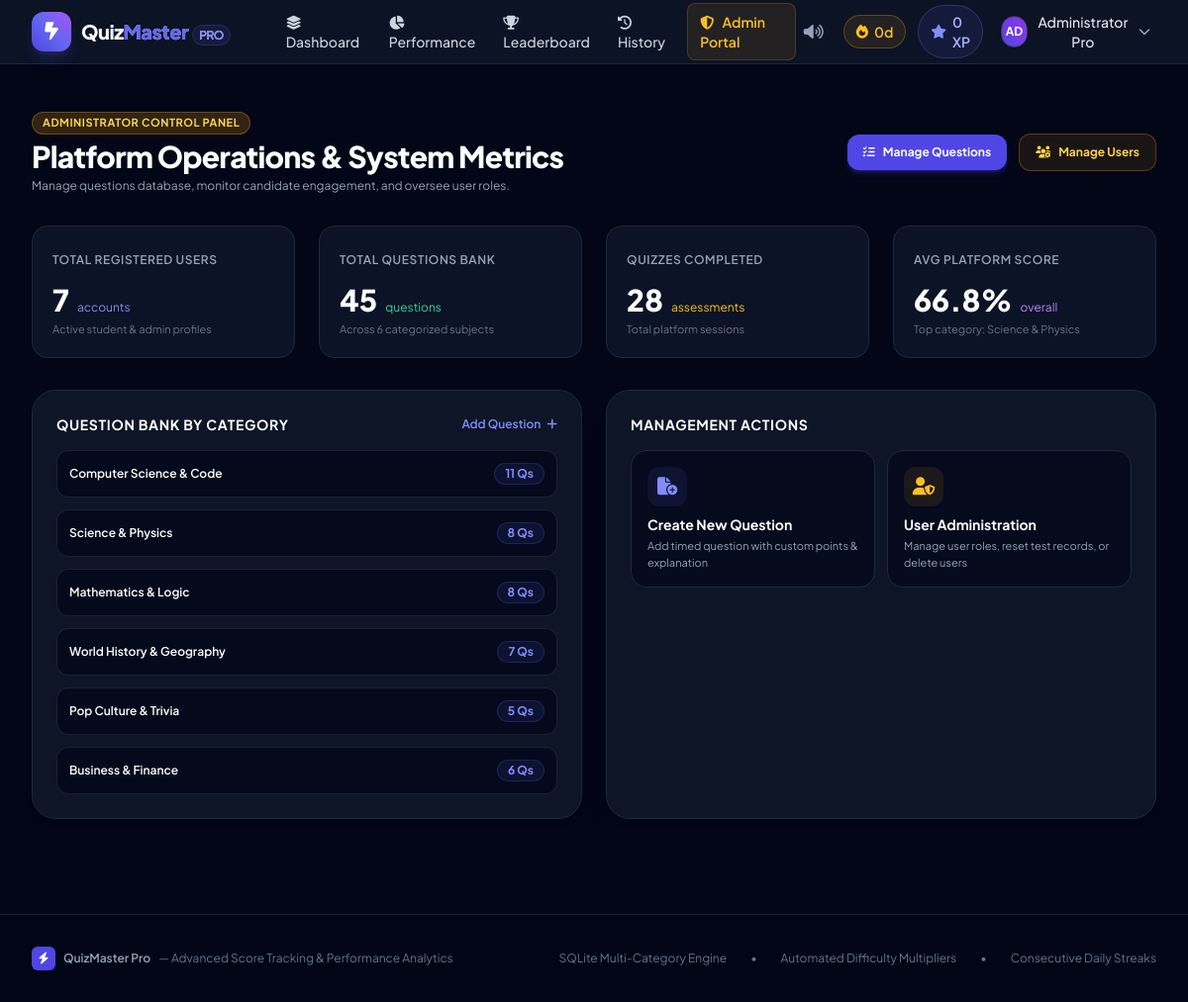
The page /admin (signed in) on the database its author committed.
### tables this page shows
CREATE TABLE users (
            id INTEGER PRIMARY KEY AUTOINCREMENT,
            username TEXT UNIQUE NOT NULL,
            email TEXT UNIQUE NOT NULL,
            password_hash TEXT NOT NULL,
            full_name TEXT NOT NULL,
            avatar TEXT DEFAULT 'avatar1.png',
            role TEXT DEFAULT 'user', -- 'user' or 'admin'
            total_score INTEGER DEFAULT 0,
            xp INTEGER DEFAULT 0,
            quizzes_taken INTEGER DEFAULT 0,
            current_streak INTEGER DEFAULT 0,
            longest_streak INTEGER DEFAULT 0,
            last_quiz_date TEXT,
            created_at TIMESTAMP DEFAULT CURRENT_TIMESTAMP
        );

CREATE TABLE categories (
            id INTEGER PRIMARY KEY AUTOINCREMENT,
            name TEXT UNIQUE NOT NULL,
            slug TEXT UNIQUE NOT NULL,
            description TEXT,
            icon TEXT DEFAULT 'folder',
            color TEXT DEFAULT 'indigo'
        );

### app.py (the view)
@app.route('/admin')
@admin_required
def admin_dashboard():
    stats = models.get_admin_dashboard_stats()
    recent_users = models.get_all_users()[:8]
    categories = models.get_categories()
    return render_template('admin_dashboard.html', stats=stats, recent_users=recent_users, categories=categories)

### templates/admin_dashboard.html (shortened to what this page needs)
{% extends "base.html" %}
{% block content %}
<div class="max-w-7xl mx-auto px-4 sm:px-6 lg:px-8 py-8 space-y-8">
    <div class="flex flex-col sm:flex-row sm:items-center justify-between gap-4">
        <div>
            <div class="flex items-center gap-2">
                <span class="px-2.5 py-0.5 rounded-full text-[11px] font-bold uppercase tracking-wider bg-amber-500/20 text-amber-300 border border-amber-500/30">
                    Administrator Control Panel
                </span>
            </div>
            <h1 class="text-2xl sm:text-3xl font-extrabold text-white tracking-tight mt-1">
                Platform Operations & System Metrics
            </h1>
            <p class="text-xs text-slate-400 mt-1">
                Manage questions database, monitor candidate engagement, and oversee user roles.
            </p>
        </div>
        <div class="flex items-center gap-3">
            <a href="{{ url_for('admin_questions') }}" class="px-4 py-2.5 rounded-xl text-xs font-bold text-white bg-indigo-600 hover:bg-indigo-500 shadow-md shadow-indigo-600/30 transition-all flex items-center gap-2">
                <i class="fa-solid fa-list-check"></i> Manage Questions
            </a>
            <a href="{{ url_for('admin_users') }}" class="px-4 py-2.5 rounded-xl text-xs font-bold text-amber-300 bg-amber-500/10 hover:bg-amber-500/20 border border-amber-500/30 transition-all flex items-center gap-2">
                <i class="fa-solid fa-users-gear"></i> Manage Users
            </a>
        </div>
    </div>
    <div class="grid grid-cols-2 lg:grid-cols-4 gap-4 sm:gap-6">
        <div class="p-5 rounded-2xl bg-slate-900/80 border border-slate-800">
            <span class="text-xs font-semibold uppercase tracking-wider text-slate-400">Total Registered Users</span>
            <div class="mt-3 flex items-baseline gap-2">
                <span class="text-3xl font-extrabold text-white">{{ stats.total_users }}</span>
                <span class="text-xs text-indigo-400">accounts</span>
            </div>
            <p class="text-[11px] text-slate-500 mt-1">Active student & admin profiles</p>
        </div>
        <div class="p-5 rounded-2xl bg-slate-900/80 border border-slate-800">
            <span class="text-xs font-semibold uppercase tracking-wider text-slate-400">Total Questions Bank</span>
            <div class="mt-3 flex items-baseline gap-2">
                <span class="text-3xl font-extrabold text-white">{{ stats.total_questions }}</span>
                <span class="text-xs text-emerald-400">questions</span>
            </div>
            <p class="text-[11px] text-slate-500 mt-1">Across 6 categorized subjects</p>
        </div>
        <div class="p-5 rounded-2xl bg-slate-900/80 border border-slate-800">
            <span class="text-xs font-semibold uppercase tracking-wider text-slate-400">Quizzes Completed</span>
            <div class="mt-3 flex items-baseline gap-2">
                <span class="text-3xl font-extrabold text-white">{{ stats.total_quizzes }}</span>
                <span class="text-xs text-amber-400">assessments</span>
            </div>
            <p class="text-[11px] text-slate-500 mt-1">Total platform sessions</p>
        </div>
        <div class="p-5 rounded-2xl bg-slate-900/80 border border-slate-800">
            <span class="text-xs font-semibold uppercase tracking-wider text-slate-400">Avg Platform Score</span>
            <div class="mt-3 flex items-baseline gap-2">
                <span class="text-3xl font-extrabold text-white">{{ stats.avg_platform_score }}%</span>
                <span class="text-xs text-purple-400">overall</span>
            </div>
            <p class="text-[11px] text-slate-500 mt-1">Top category: {{ stats.most_popular_category }}</p>
        </div>
    </div>
    <div class="grid grid-cols-1 lg:grid-cols-2 gap-6">
        <div class="p-6 rounded-3xl bg-slate-900/90 border border-slate-800 shadow-xl space-y-4">
            <div class="flex items-center justify-between">
                <h3 class="text-sm font-bold text-white uppercase tracking-wider">Question Bank by Category</h3>
                <a href="{{ url_for('admin_questions') }}" class="text-xs text-indigo-400 hover:text-indigo-300 font-semibold">
                    Add Question <i class="fa-solid fa-plus ml-1"></i>
                </a>
            </div>
            <div class="space-y-3">
                {% for item in stats.questions_by_category %}
                <div class="flex items-center justify-between p-3 rounded-xl bg-slate-950/70 border border-slate-800/80">
                    <span class="text-xs font-semibold text-white">{{ item.name }}</span>
                    <span class="px-2.5 py-0.5 rounded-full text-xs font-bold bg-indigo-500/10 text-indigo-400 border border-indigo-500/20">
                        {{ item.question_count }} Qs
                    </span>
                </div>
                {% endfor %}
            </div>
        </div>
        <div class="p-6 rounded-3xl bg-slate-900/90 border border-slate-800 shadow-xl space-y-4">
            <h3 class="text-sm font-bold text-white uppercase tracking-wider">Management Actions</h3>
            <div class="grid grid-cols-1 sm:grid-cols-2 gap-3">
                <a href="{{ url_for('admin_questions') }}" class="p-4 rounded-2xl bg-slate-950/70 border border-slate-800 hover:border-indigo-500/40 hover:bg-slate-950 transition-all group">
                    <div class="w-10 h-10 rounded-xl bg-indigo-500/10 text-indigo-400 flex items-center justify-center text-lg mb-2 group-hover:scale-110 transition-transform">
                        <i class="fa-solid fa-file-circle-plus"></i>
                    </div>
                    <h4 class="text-sm font-bold text-white">Create New Question</h4>
                    <p class="text-[11px] text-slate-400 mt-1">Add timed question with custom points & explanation</p>
                </a>
                <a href="{{ url_for('admin_users') }}" class="p-4 rounded-2xl bg-slate-950/70 border border-slate-800 hover:border-amber-500/40 hover:bg-slate-950 transition-all group">
                    <div class="w-10 h-10 rounded-xl bg-amber-500/10 text-amber-400 flex items-center justify-center text-lg mb-2 group-hover:scale-110 transition-transform">
                        <i class="fa-solid fa-user-shield"></i>
                    </div>
                    <h4 class="text-sm font-bold text-white">User Administration</h4>
                    <p class="text-[11px] text-slate-400 mt-1">Manage user roles, reset test records, or delete users</p>
                </a>
            </div>
        </div>
    </div>
</div>
{% endblock %}

### templates/base.html (shortened to what this page needs)
<!DOCTYPE html>
<html lang="en" class="h-full bg-slate-900 text-slate-100">
<head>
    <script src="https://cdn.tailwindcss.com"></script>
    <link rel="stylesheet" href="https://cdnjs.cloudflare.com/ajax/libs/font-awesome/6.5.1/css/all.min.css">
    <link rel="stylesheet" href="{{ url_for('static', filename='css/custom.css') }}">
</head>
<body class="h-full flex flex-col bg-slate-950 text-slate-100 antialiased selection:bg-brand-500 selection:text-white">
    <header class="sticky top-0 z-50 backdrop-blur-md bg-slate-900/80 border-b border-slate-800 transition-all">
        <div class="max-w-7xl mx-auto px-4 sm:px-6 lg:px-8">
            <div class="flex items-center justify-between h-16">
                <div class="flex items-center gap-3">
                    <a href="{{ url_for('dashboard' if current_user else 'index') }}" class="flex items-center gap-2.5 group">
                        <div class="w-10 h-10 rounded-xl bg-gradient-to-tr from-brand-600 via-indigo-500 to-purple-500 flex items-center justify-center shadow-lg shadow-indigo-500/20 group-hover:scale-105 transition-transform">
                            <i class="fa-solid fa-bolt-lightning text-white text-lg"></i>
                        </div>
                        <span class="text-xl font-extrabold tracking-tight bg-gradient-to-r from-white via-slate-200 to-indigo-200 bg-clip-text text-transparent">
                            Quiz<span class="text-brand-500">Master</span><span class="text-xs ml-1 px-1.5 py-0.5 rounded-full bg-indigo-500/10 text-indigo-400 font-semibold border border-indigo-500/20">PRO</span>
                        </span>
                    </a>
                    {% if current_user %}
                    <nav class="hidden md:flex items-center ml-8 space-x-1">
                        <a href="{{ url_for('dashboard') }}" class="px-3 py-2 rounded-lg text-sm font-medium hover:text-white hover:bg-slate-800 transition-colors {{ 'text-brand-400 bg-slate-800/60' if request.endpoint == 'dashboard' else 'text-slate-300' }}">
                            <i class="fa-solid fa-layer-group mr-1.5"></i> Dashboard
                        </a>
                        <a href="{{ url_for('analytics') }}" class="px-3 py-2 rounded-lg text-sm font-medium hover:text-white hover:bg-slate-800 transition-colors {{ 'text-brand-400 bg-slate-800/60' if request.endpoint == 'analytics' else 'text-slate-300' }}">
                            <i class="fa-solid fa-chart-pie mr-1.5"></i> Performance
                        </a>
                        <a href="{{ url_for('leaderboard') }}" class="px-3 py-2 rounded-lg text-sm font-medium hover:text-white hover:bg-slate-800 transition-colors {{ 'text-brand-400 bg-slate-800/60' if request.endpoint == 'leaderboard' else 'text-slate-300' }}">
                            <i class="fa-solid fa-trophy mr-1.5"></i> Leaderboard
                        </a>
                        <a href="{{ url_for('history') }}" class="px-3 py-2 rounded-lg text-sm font-medium hover:text-white hover:bg-slate-800 transition-colors {{ 'text-brand-400 bg-slate-800/60' if request.endpoint == 'history' else 'text-slate-300' }}">
                            <i class="fa-solid fa-clock-rotate-left mr-1.5"></i> History
                        </a>
                        {% if current_user.role == 'admin' %}
                        <a href="{{ url_for('admin_dashboard') }}" class="px-3 py-2 rounded-lg text-sm font-semibold text-amber-400 bg-amber-500/10 hover:bg-amber-500/20 border border-amber-500/20 transition-colors">
                            <i class="fa-solid fa-shield-halved mr-1.5"></i> Admin Portal
                        </a>
                        {% endif %}
                    </nav>
                    {% endif %}
                </div>
                <div class="flex items-center gap-3">
                    <button id="soundToggleBtn" onclick="toggleSoundEffect()" class="p-2 rounded-lg text-slate-400 hover:text-white hover:bg-slate-800 transition-colors" title="Toggle Sound Effects">
                        <i id="soundIcon" class="fa-solid fa-volume-high"></i>
                    </button>
                    {% if current_user %}
                    <div class="flex items-center gap-1.5 px-3 py-1.5 rounded-full bg-amber-500/10 border border-amber-500/30 text-amber-400 font-semibold text-xs sm:text-sm" title="Daily Quiz Streak: {{ current_user.current_streak }} days">
                        <i class="fa-solid fa-fire animate-pulse text-amber-400"></i>
                        <span>{{ current_user.current_streak }}d</span>
                    </div>
                    <div class="hidden sm:flex items-center gap-1.5 px-3 py-1.5 rounded-full bg-indigo-500/10 border border-indigo-500/30 text-indigo-300 font-semibold text-xs sm:text-sm">
                        <i class="fa-solid fa-star text-indigo-400"></i>
                        <span>{{ current_user.xp }} XP</span>
                    </div>
                    <div class="relative" id="userMenuContainer">
                        <button onclick="toggleUserMenu()" class="flex items-center gap-2 p-1.5 rounded-xl hover:bg-slate-800 transition-colors">
                            <div class="w-8 h-8 rounded-full bg-gradient-to-tr from-brand-600 to-purple-600 flex items-center justify-center font-bold text-xs text-white uppercase shadow border border-slate-700">
                                {{ current_user.username[:2] }}
                            </div>
                            <span class="hidden sm:block text-sm font-medium text-slate-200">{{ current_user.full_name }}</span>
                            <i class="fa-solid fa-chevron-down text-xs text-slate-400"></i>
                        </button>
                    </div>
                    {% endif %}
                </div>
            </div>
        </div>
    </header>
    <div class="max-w-7xl mx-auto px-4 sm:px-6 lg:px-8 pt-4 w-full">
    </div>
    <main class="flex-grow w-full">
        {% block content %}{% endblock %}
    </main>
    <footer class="border-t border-slate-800/80 bg-slate-950/60 mt-16 py-8">
        <div class="max-w-7xl mx-auto px-4 sm:px-6 lg:px-8 flex flex-col sm:flex-row items-center justify-between gap-4 text-xs text-slate-500">
            <div class="flex items-center gap-2">
                <div class="w-6 h-6 rounded-md bg-brand-600 flex items-center justify-center text-white text-xs">
                    <i class="fa-solid fa-bolt"></i>
                </div>
                <span class="font-semibold text-slate-400">QuizMaster Pro</span>
                <span>— Advanced Score Tracking & Performance Analytics</span>
            </div>
            <div class="flex items-center gap-6">
                <span>SQLite Multi-Category Engine</span>
                <span>•</span>
                <span>Automated Difficulty Multipliers</span>
                <span>•</span>
                <span>Consecutive Daily Streaks</span>
            </div>
        </div>
    </footer>
</body>
</html>

### rows shown on the page
users: current_streak "0", xp "0", username "AD", full_name "Administrator Pro"
categories: name "Computer Science & Code", question_count "11"
categories: name "Science & Physics", question_count "8"
categories: name "Mathematics & Logic", question_count "8"
categories: name "World History & Geography", question_count "7"
categories: name "Pop Culture & Trivia", question_count "5"
categories: name "Business & Finance", question_count "6"

### other values the page prints
{{ stats.total_users }} "7"
{{ stats.total_questions }} "45"
{{ stats.total_quizzes }} "28"
{{ stats.avg_platform_score }} "66.8"
{{ stats.most_popular_category }} "Science & Physics"
